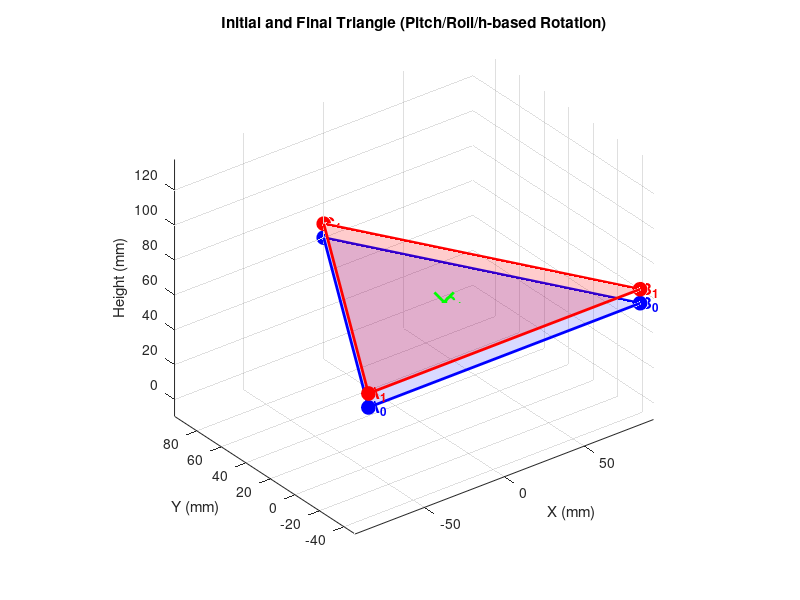

Write MATLAB code to recreate this figure.


%Constants
L = 170;
h_center = 60;

% Example Values
pitch_deg = 0;
roll_deg  = 0;  
h_new     = 68;

% Initial triangle (center at origin)
h_tri = sqrt(3)/2 * L;
A0 = [-L/2, -h_tri/3, h_center];
B0 = [ L/2, -h_tri/3, h_center];
C0 = [   0 , 2*h_tri/3, h_center];
center0 = mean([A0; B0; C0],1);

% Pitch/roll to normal vector
pitch = deg2rad(pitch_deg);
roll  = deg2rad(roll_deg);

rotation_matrix = [ ...
    cos(pitch), sin(roll)*sin(pitch),  -cos(roll)*sin(pitch)
    0,          cos(roll),              sin(roll)
    sin(pitch), -sin(roll)*cos(pitch), cos(roll)*cos(pitch) ];

n = rotation_matrix * [0;0;1];
n = n / norm(n);

center_new = h_new * n';

A0c = A0 - center0;
B0c = B0 - center0;
C0c = C0 - center0;

old_normal = [0;0;1];
new_normal = n;

if norm(cross(old_normal,new_normal)) < 1e-8
    R_align = eye(3);
else
    v = cross(old_normal, new_normal);

    k = v / norm(v);

    K = [0 -k(3) k(2); k(3) 0 -k(1); -k(2) k(1) 0]; %skew symmetric

    theta = atan2(norm(v), dot(old_normal, new_normal)); %rotation angle

    R_align = eye(3) + sin(theta)*K + (1-cos(theta))*K^2; % Rodrigues' rotation formula in matrix

end

A1 = center_new + (R_align * A0c')';
B1 = center_new + (R_align * B0c')';
C1 = center_new + (R_align * C0c')';



len_AB = norm(A1 - B1);
len_BC = norm(B1 - C1);
len_CA = norm(C1 - A1);


fprintf('=== NEW CENTER ===\n');
fprintf('x = %.2f mm, y = %.2f mm, z = %.2f mm\n', center_new);
fprintf('\n=== NEW CORNERS ===\n');
fprintf('A: [%.2f, %.2f, %.2f]\n', A1);
fprintf('B: [%.2f, %.2f, %.2f]\n', B1);
fprintf('C: [%.2f, %.2f, %.2f]\n', C1);

fprintf('\n--- Side Lengths (should stay near %.2f mm) ---\n', L);
fprintf('AB: %.2f mm\n', len_AB);
fprintf('BC: %.2f mm\n', len_BC);
fprintf('CA: %.2f mm\n', len_CA);

figure; hold on; grid on; axis equal;

fill3([A0(1), B0(1), C0(1)], [A0(2), B0(2), C0(2)], [A0(3), B0(3), C0(3)], ...
    'b', 'FaceAlpha',0.15, 'EdgeColor','b', 'LineWidth',2);

fill3([A1(1), B1(1), C1(1)], [A1(2), B1(2), C1(2)], [A1(3), B1(3), C1(3)], ...
    'r', 'FaceAlpha',0.20, 'EdgeColor','r', 'LineWidth',2);

plot3(A0(1), A0(2), A0(3), 'bo', 'MarkerSize',10, 'MarkerFaceColor','b');
plot3(B0(1), B0(2), B0(3), 'bo', 'MarkerSize',10, 'MarkerFaceColor','b');
plot3(C0(1), C0(2), C0(3), 'bo', 'MarkerSize',10, 'MarkerFaceColor','b');
plot3(center0(1), center0(2), center0(3), 'bx', 'MarkerSize',14, 'LineWidth',2);

plot3(A1(1), A1(2), A1(3), 'ro', 'MarkerSize',10, 'MarkerFaceColor','r');
plot3(B1(1), B1(2), B1(3), 'ro', 'MarkerSize',10, 'MarkerFaceColor','r');
plot3(C1(1), C1(2), C1(3), 'ro', 'MarkerSize',10, 'MarkerFaceColor','r');
plot3(center_new(1), center_new(2), center_new(3), 'gx', 'MarkerSize',14, 'LineWidth',2);

text(A0(1),A0(2),A0(3),'A_0','FontSize',12,'FontWeight','bold','Color','b');
text(B0(1),B0(2),B0(3),'B_0','FontSize',12,'FontWeight','bold','Color','b');
text(C0(1),C0(2),C0(3),'C_0','FontSize',12,'FontWeight','bold','Color','b');
text(center0(1),center0(2),center0(3),'C_0','FontSize',12,'FontWeight','bold','Color','b');
text(A1(1),A1(2),A1(3),'A_1','FontSize',12,'FontWeight','bold','Color','r');
text(B1(1),B1(2),B1(3),'B_1','FontSize',12,'FontWeight','bold','Color','r');
text(C1(1),C1(2),C1(3),'C_1','FontSize',12,'FontWeight','bold','Color','r');
text(center_new(1),center_new(2),center_new(3),'C_1','FontSize',12,'FontWeight','bold','Color','g');

xlabel('X (mm)'); ylabel('Y (mm)'); zlabel('Height (mm)');
title('Initial and Final Triangle (Pitch/Roll/h-based Rotation)');
view(3);
hold off;
